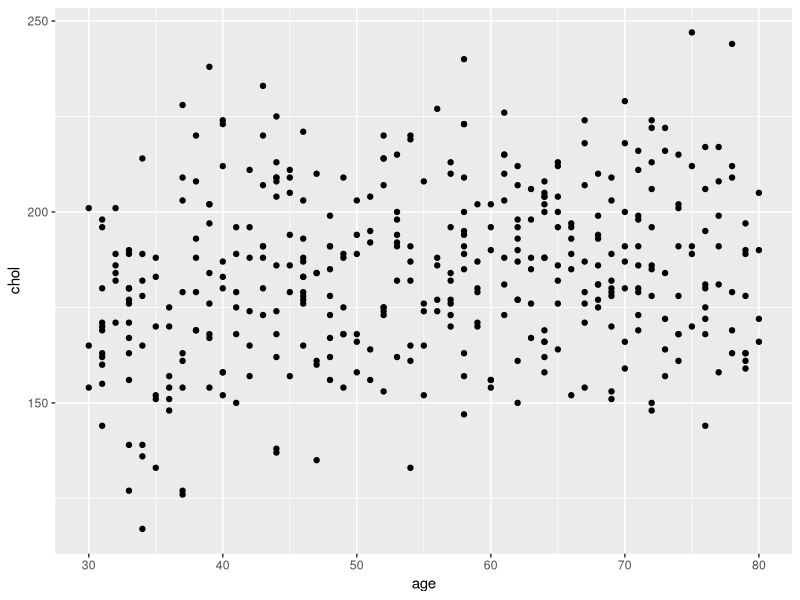
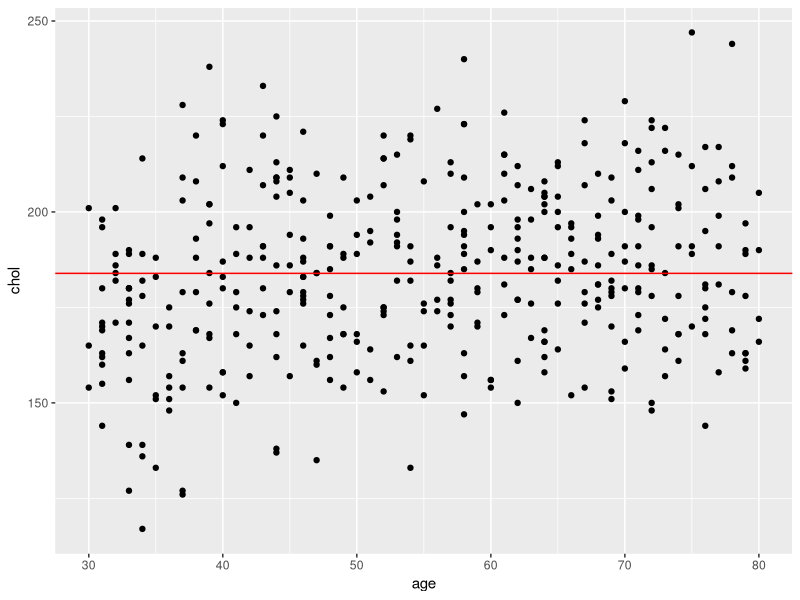
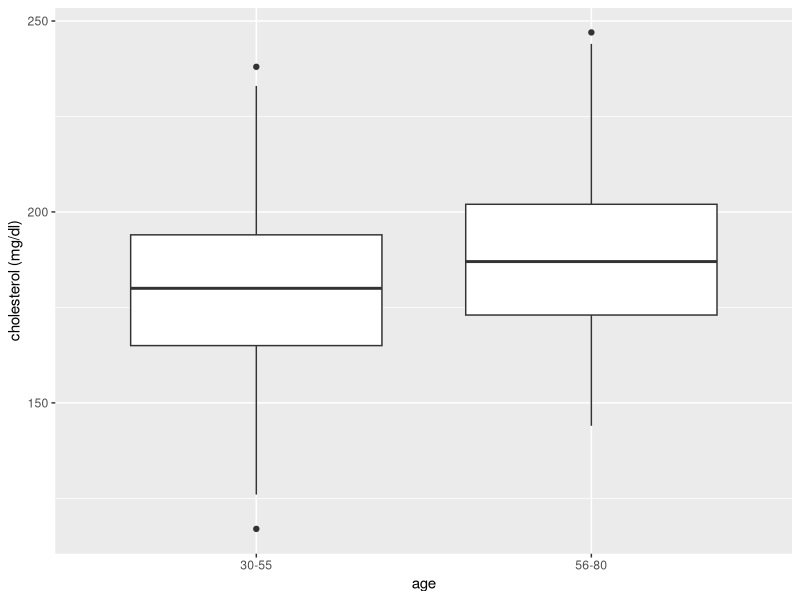
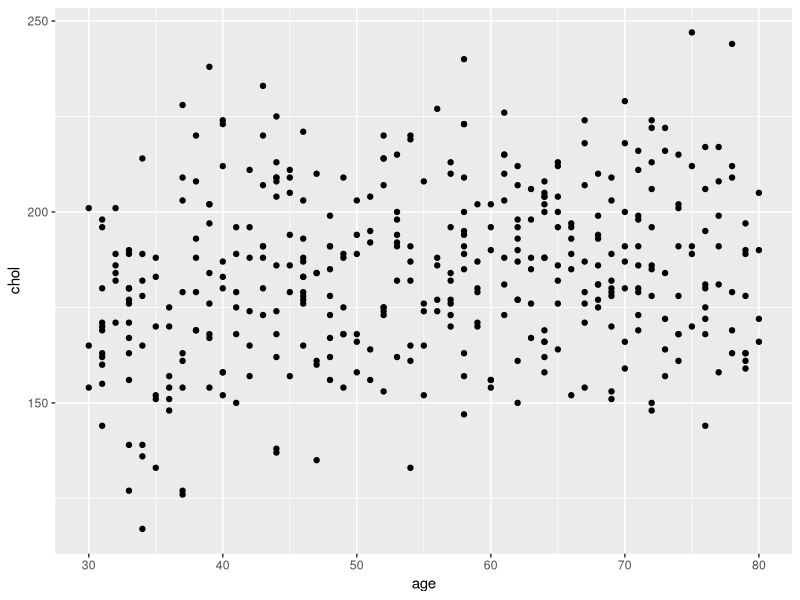
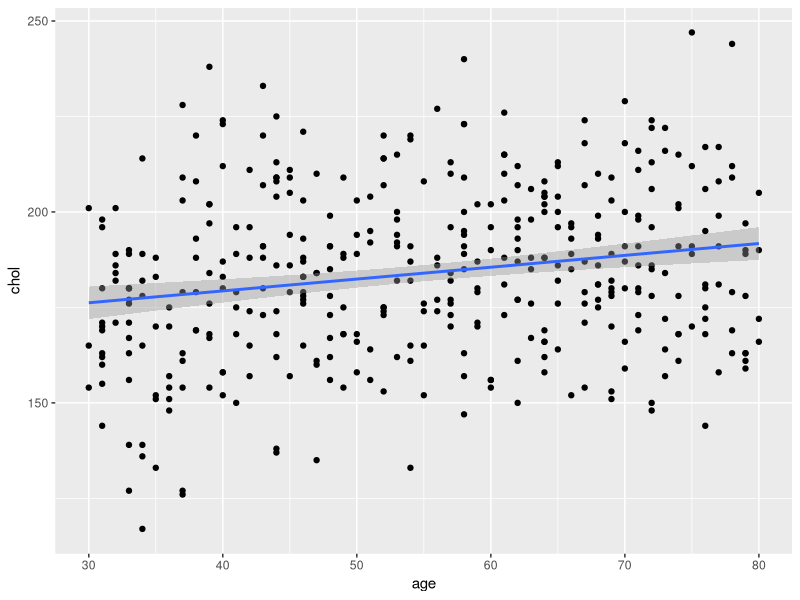
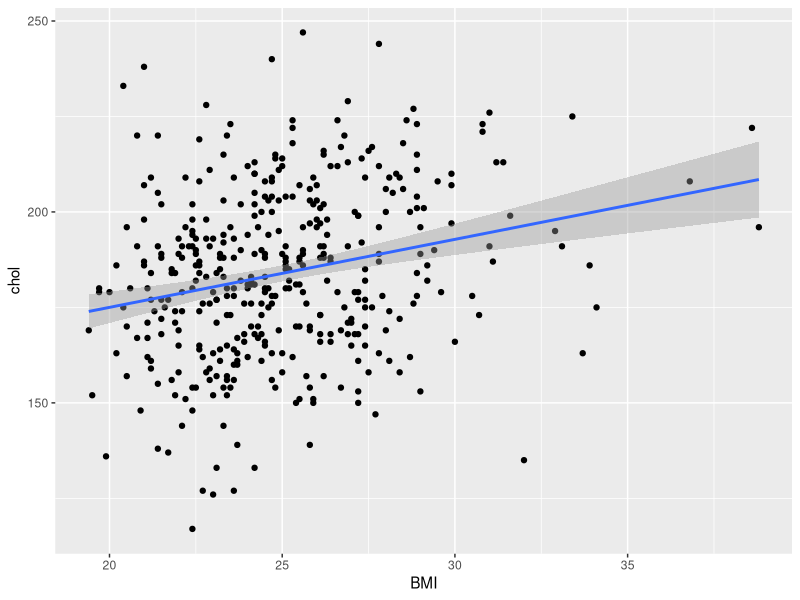
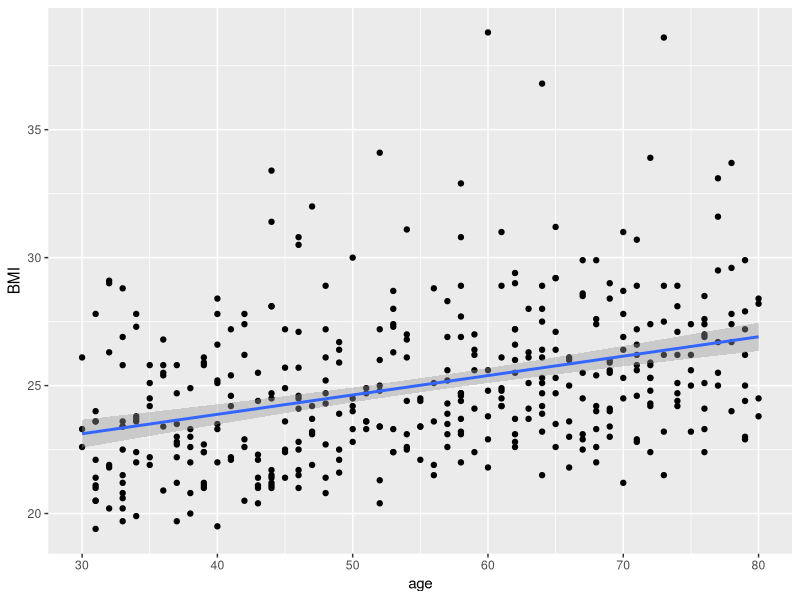
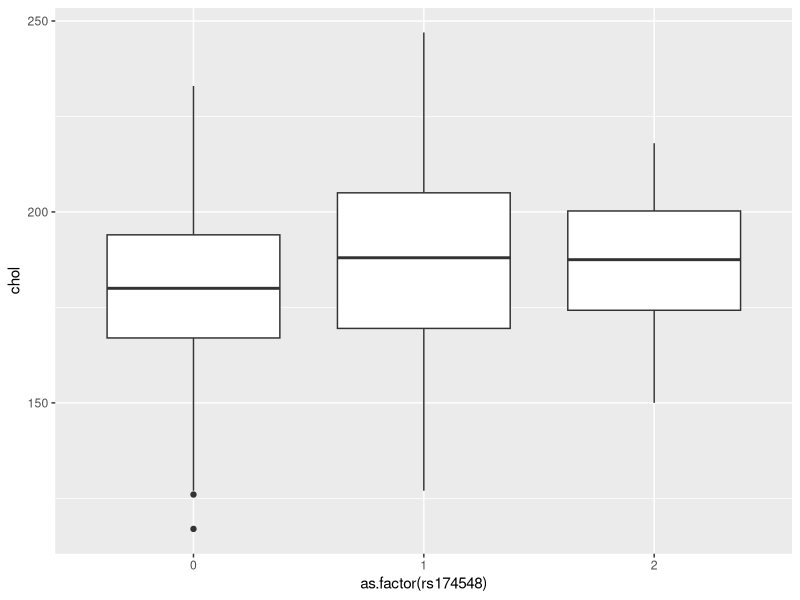

The R source for these figures, in order:
## ---- chunk 1
library(tidyverse)
library(limma)
library(gee)
library(multcomp)
library(broom)
library(knitr)
library(kableExtra)
## ---- chunk 2
cholesterol <- read.delim("data/SISG-Data-cholesterol.txt", sep = " ", header = TRUE)

str(cholesterol)
## ---- chunk 3
ggplot(cholesterol, aes(age, chol)) + 
  geom_point()
## ---- chunk 4

ggplot(cholesterol, aes(age, chol)) + 
  geom_point() + 
  geom_hline(yintercept = mean(cholesterol$chol), color = "red")
## ---- chunk 5
cholesterol <- cholesterol %>% mutate(age_group = ifelse(test = cholesterol$age > 55, yes = 1, no = 0))
str(cholesterol)
## ---- chunk 6
ggplot(cholesterol, aes(factor(age_group),chol)) + geom_boxplot() +
  scale_x_discrete(labels = c("30-55", "56-80")) +
  xlab("age") +
  ylab("cholesterol (mg/dl)")
  
## ---- chunk 7
#is equivalent to
t.test(formula = cholesterol$chol ~ cholesterol$age_group, var.equal = TRUE)
## ---- chunk 8
dat <- data.frame(model = c("simple linear regression", "multiple linear regression", "one-way analysis of variance (ANOVA)", "multi-way analysis of variance (ANOVA)", "analysis of covariance (ANCOVA)", "nonlinear least squares", "nonlinear analysis of covariance (ANCOVA)", "generalized linear models"), categorical = c("X", "X", "$\\checkmark$", "$\\checkmark$ $\\checkmark$", "$\\checkmark$", "X", "$\\checkmark$", "$\\checkmark$"), continuous = c("$\\checkmark$", "$\\checkmark$ $\\checkmark$", "X", "X", "$\\checkmark$", "$\\checkmark$", "$\\checkmark$", "$\\checkmark$"), linearity = c("$\\checkmark$","$\\checkmark$","$\\checkmark$","$\\checkmark$", "$\\checkmark$", "X", "X", "X*"), normality = c("$\\checkmark$", "$\\checkmark$", "$\\checkmark$", "$\\checkmark$", "$\\checkmark$", "$\\checkmark$", "$\\checkmark$", "X"), equal_variance = c("$\\checkmark$","$\\checkmark$","$\\checkmark$","$\\checkmark$", "$\\checkmark$", "$\\checkmark$", "$\\checkmark$", "X"))

kable(dat, "html") %>%
  kable_styling(bootstrap_options = c("striped", "hover"), full_width = FALSE, position = "left")

## ---- chunk 9
ggplot(cholesterol, aes(age, chol)) + 
  geom_point() 
## ---- chunk 10
ggplot(cholesterol, aes(age, chol)) +
  geom_point() +
  stat_smooth(method = "lm")
## ---- chunk 11
lm(chol ~ age, data = cholesterol)
## ---- chunk 12
fit <- lm(chol ~ age, data = cholesterol)

summary(fit)
## ---- chunk 13
confint(fit)
## ---- chunk 14
ggplot(cholesterol, aes(BMI, chol)) + 
  geom_point() + 
  stat_smooth(method = "lm")

## ---- chunk 15
ggplot(cholesterol, aes(age, BMI)) + 
  geom_point() + 
  stat_smooth(method = "lm")

## ---- chunk 16
mfit <- lm(chol ~ age + BMI, data = cholesterol)

summary(mfit)
## ---- chunk 17
anova(fit, mfit)
## ---- chunk 18
ifit <- lm(chol ~ age * BMI, data = cholesterol)

summary(ifit)

anova(fit, ifit)
anova(mfit, ifit)
## ---- chunk 19
ggplot(cholesterol, aes(as.factor(rs174548), chol)) + geom_boxplot()

## ---- chunk 20
dat3 <- data.frame(rs174548 = c("C/C", "C/G", "G/G"), x1 =c(0,1,0), x2 = c(0,0,1))

kable(dat3, "html") %>%
  kable_styling(full_width = FALSE, position = "center")
## ---- chunk 21
anfit1 <- lm(chol ~ as.factor(rs174548), data = cholesterol)

summary(anfit1)
## ---- chunk 22
anova(anfit1)
## ---- chunk 23
tfit <- lm(chol ~ -1 + as.factor(rs174548), data = cholesterol)

M = contrMat(table(cholesterol$rs174548), type = "Tukey")
M
## ---- chunk 24
mc = glht(tfit, linfct = M)

summary(mc, test = adjusted("none"))
## ---- chunk 25
summary(mc, test = adjusted("bonferroni"))
#other correction types
summary(mc, test = adjusted("BH"))
summary(mc, test = adjusted("fdr"))
## ---- chunk 26
twofit <-lm(chol ~ as.factor(sex) + as.factor(rs174548), data = cholesterol) 

summary(twofit)
## ---- chunk 27
genfit <- lm(chol ~ as.factor(sex), data = cholesterol)

anova(genfit, twofit)
## ---- chunk 28
intfit2 <- lm(chol ~ as.factor(sex) * as.factor(rs174548), data = cholesterol)

summary(intfit2)
## ---- chunk 29
anova(twofit,intfit2)
## ---- chunk 30
ggplot(cholesterol, aes(as.factor(sex), chol)) + geom_boxplot() 
## ---- chunk 31
mfit2 <- lm(chol ~ age + sex, data = cholesterol)

summary(mfit2)
## ---- chunk 32
intfit <- lm(chol ~ age * sex, data = cholesterol)

summary(intfit)
## ---- chunk 33
anova(mfit2, intfit)
## ---- chunk 34
anova(fit, mfit2)
## ---- chunk 35
ggplot(cholesterol, aes(age, chol, color = factor(sex))) + geom_point() + stat_smooth(method = "lm")
## ---- chunk 36
#challenge question plot
ggplot(cholesterol, aes(age, chol, color = as.factor(rs174548))) + geom_point() + stat_smooth(method = "lm")

#model without interaction
ancfit <- lm(chol ~ as.factor(rs174548) + age, data = cholesterol)
summary(ancfit)

#model with interaction
intfit3 <- lm(chol ~ as.factor(rs174548) * age, data = cholesterol)
summary(intfit3)

#compare models
anova(ancfit, intfit3)
## ---- chunk 37
dat2 <- data.frame(model = c("simple linear regression", "multiple linear regression", "one-way analysis of variance (ANOVA)", "multi-way analysis of variance (ANOVA)", "analysis of covariance (ANCOVA)"), categorical = c("X", "X", "$\\checkmark$", "$\\checkmark$ $\\checkmark$", "$\\checkmark$"), continuous = c("$\\checkmark$", "$\\checkmark$ $\\checkmark$", "X", "X", "$\\checkmark$"),R_code = c("lm(chol ~ BMI)", "lm(chol ~ BMI + age)", "lm(chol ~ factor(sex))", "lm(chol ~ factor(sex)*factor(APOE))", "lm(chol ~ factor(APOE)*BMI) "))


kable(dat2, "html") %>%
  kable_styling(bootstrap_options = c("striped", "hover"), full_width = FALSE, position = "left")

## ---- chunk 38
dat2 <- data.frame(model = c("simple linear regression", "multiple linear regression", "one-way analysis of variance (ANOVA)", "multi-way analysis of variance (ANOVA)", "analysis of covariance (ANCOVA)"), R_code = c("lm(y ~ x)", "lm(y ~ x + I(x^2)), lm(y ~ x~1~ + x~2~), lm(y ~ x~1~*x~2~)", "lm(y ~ f)", "lm(y ~ f~1~ + f~2~), lm(y ~ f~1~*f~2~)", "lm(y ~ f + x), lm(y ~ f*x)"))


kable(dat2, "html") %>%
  kable_styling(bootstrap_options = c("striped", "hover"), full_width = FALSE, position = "left")

## ---- chunk 39
predict.lm(fit, newdata = data.frame(age=47), interval = "confidence")
## ---- chunk 40
predict.lm(fit, newdata = data.frame(age=47), interval = "prediction")
## ---- chunk 41
predict(mfit, newdata = data.frame(BMI = 23, age = 60), interval = "confidence")
predict(mfit, newdata = data.frame(BMI = c(21,22,23), age = 60), interval = "prediction")
 
## ---- chunk 42
str(fit)
## ---- chunk 43
ggplot(cholesterol, aes(x=age, y=fit$residuals)) + geom_point() + geom_hline(yintercept=0, color="black")

## ---- chunk 44
datfit <- augment(fit)
## ---- chunk 45
ggplot(datfit, aes(.fitted, .resid)) + geom_point()  + geom_hline(yintercept=0, color="black")

## ---- chunk 46
bartlett.test(chol ~ as.factor(rs174548), data = cholesterol)
## ---- chunk 47
qqnorm(fit$residuals)
## ---- chunk 48
ggplot(cholesterol, aes(age, TG)) + geom_point() + stat_smooth(method = "lm")
## ---- chunk 49
fitTG <- lm(TG ~ age, data = cholesterol)

datfitTG <- augment(fitTG)
## ---- chunk 50
ggplot(datfitTG, aes(.fitted, .resid)) + geom_point()  + geom_hline(yintercept=0, color="black")

## ---- chunk 51
qqnorm(datfitTG$.resid)
## ---- chunk 52
geefit <- gee(TG ~ age, data = cholesterol, id = seq(1, length(age)))

summary(geefit)
## ---- chunk 53
logfit <- lm(log(TG) ~ age, data = cholesterol)

logdat <- augment(logfit)
summary(logfit)
## ---- chunk 54
ggplot(logdat, aes(.fitted, .resid)) + geom_point()  + geom_hline(yintercept=0, color="black")
